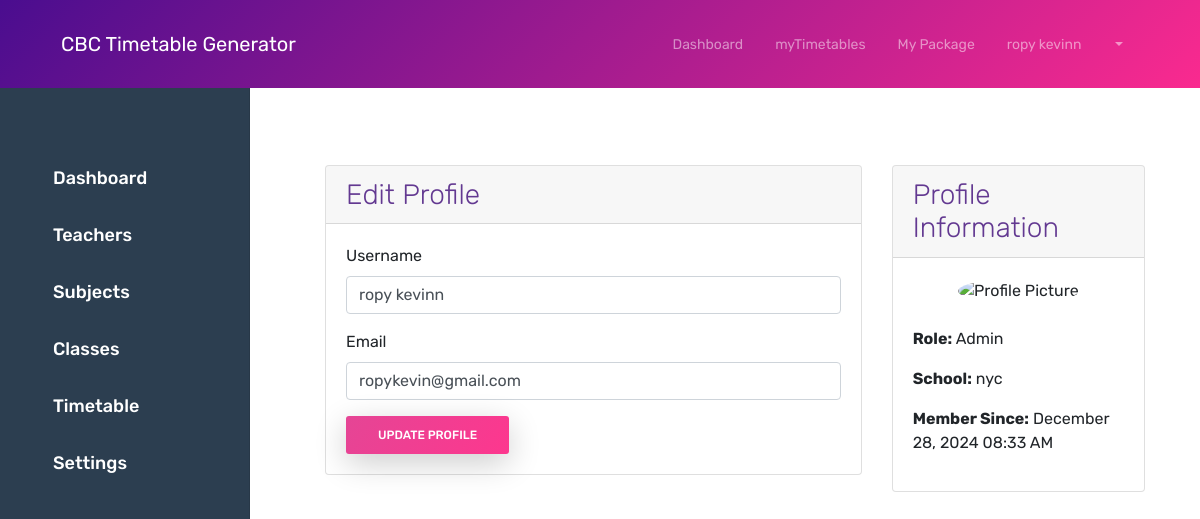
Screenshot of /admin/profile (signed in) with the database file from the repository.
### app/models/user.py (models this page shows, shortened)
class User(UserMixin, db.Model):
    id = db.Column(db.Integer, primary_key=True)
    username = db.Column(db.String(64), unique=True, nullable=False)
    email = db.Column(db.String(120), unique=True, nullable=False)
    password_hash = db.Column(db.String(128))
    role = db.Column(db.String(20), default='teacher')
    school_id = db.Column(db.Integer, db.ForeignKey('school.id'), nullable=False)
    is_active = db.Column(db.Boolean, default=True)
    created_at = db.Column(db.DateTime, default=db.func.current_timestamp())
    updated_at = db.Column(db.DateTime, default=db.func.current_timestamp(),
                          onupdate=db.func.current_timestamp())
    @property
    def is_admin(self):
        return self.role == 'admin'

### app/models/school.py (models this page shows, shortened)
class School(db.Model):
    id = db.Column(db.Integer, primary_key=True)
    name = db.Column(db.String(100), nullable=False)
    email = db.Column(db.String(120), unique=True, nullable=False)
    phone = db.Column(db.String(20))
    subscription_type = db.Column(db.String(20), default='basic')
    subscription_end_date = db.Column(db.DateTime)
    max_teachers = db.Column(db.Integer, default=10)
    created_at = db.Column(db.DateTime, default=datetime.utcnow)
    users = db.relationship('User', backref='school', lazy=True)
    classes = db.relationship('Class', backref='school', lazy=True)
    subjects = db.relationship('Subject', backref='school', lazy=True)

### app/admin/routes.py (the view, shortened to what this page needs)
@bp.route('/profile', methods=['GET', 'POST'])
@login_required
@admin_required
def profile():
    form = ProfileForm(obj=current_user)
    return render_template('admin/profile/edit.html', form=form)

### app/admin/forms.py
class ProfileForm(FlaskForm):
    username = StringField('Username', validators=[
        DataRequired(),
        Length(min=2, max=64)
    ])
    email = StringField('Email', validators=[
        DataRequired(),
        Email(),
        Length(max=120)
    ])
    submit = SubmitField('Update Profile')

### app/models/user.py (called while the page is built)
@login_manager.user_loader
def load_user(id):
    return User.query.get(int(id))

### app/utils/security.py (called while the page is built)
def admin_required(f):
    @wraps(f)
    def decorated_function(*args, **kwargs):
        if not current_user.is_authenticated or not current_user.is_admin:
            abort(403)
        return f(*args, **kwargs)
    return decorated_function

### app/templates/admin/profile/edit.html (shortened to what this page needs)
{% extends "admin/base.html" %}
{% block admin_content %}
<div class="container-fluid">
    <div class="sidebar" style="width: 250px; background-color: #2C3E50; color: white; height: 100vh; padding-top: 20px; position: fixed; top: 0; left: 0; z-index: 1000;">
        <ul class="nav flex-column" style="list-style-type: none; padding-left: 0;">
            <li class="nav-item">
                <a href="{{ url_for('admin.dashboard') }}" class="nav-link text-white" style="padding: 15px; font-size: 18px;">
                     Dashboard
                </a>
            </li>
            <li class="nav-item">
                <a href="{{ url_for('admin.manage_teachers') }}" class="nav-link text-white" style="padding: 15px; font-size: 18px;">
                     Teachers
                </a>
            </li>
            <li class="nav-item">
                <a href="{{ url_for('admin.manage_subjects') }}" class="nav-link text-white" style="padding: 15px; font-size: 18px;">
                     Subjects
                </a>
            </li>
            <li class="nav-item">
                <a href="{{ url_for('admin.manage_classes') }}" class="nav-link text-white" style="padding: 15px; font-size: 18px;">
                     Classes
                </a>
            </li>
            <li class="nav-item">
                <a href="{{ url_for('admin.manage_timetables') }}" class="nav-link text-white" style="padding: 15px; font-size: 18px;">
                     Timetable
                </a>
            </li>
            <li class="nav-item">
                <a href="{{ url_for('admin.settings') }}" class="nav-link text-white" style="padding: 15px; font-size: 18px;">
                     Settings
                </a>
            </li>
        </ul>
    </div>
    <div class="main-content" style="margin-left: 250px; padding: 20px;">
    <div class="row">
        <div class="col-md-8">
            <div class="card">
                <div class="card-header">
                    <h5 class="card-title mb-0">Edit Profile</h5>
                </div>
                <div class="card-body">
                    <form method="POST">
                        <div class="mb-3">
                            <label class="form-label">Username</label>
                            {{ form.username(class="form-control") }}
                        </div>
                        <div class="mb-3">
                            <label class="form-label">Email</label>
                            {{ form.email(class="form-control") }}
                        </div>
                        <button type="submit" class="btn btn-primary">Update Profile</button>
                    </form>
                </div>
            </div>
        </div>
        <div class="col-md-4">
            <div class="card">
                <div class="card-header">
                    <h5 class="card-title mb-0">Profile Information</h5>
                </div>
                <div class="card-body">
                    <div class="text-center mb-4">
                        <img src="{{ url_for('static', filename='img/default-avatar.png') }}"
                             alt="Profile Picture" class="rounded-circle img-fluid"
                             style="width: 120px; height: 120px; object-fit: cover;">
                    </div>
                    <div class="mb-3">
                        <strong>Role:</strong> {{ current_user.role|title }}
                    </div>
                    <div class="mb-3">
                        <strong>School:</strong> {{ current_user.school.name }}
                    </div>
                    <div class="mb-3">
                        <strong>Member Since:</strong> {{ current_user.created_at.strftime('%B %d, %Y %I:%M %p') }}
                    </div>
                </div>
            </div>
        </div>
    </div>
</div>
</div>
{% endblock %}

### app/templates/base.html (shortened to what this page needs)
<!DOCTYPE html>
<html lang="en">
<head>
    <link rel="stylesheet" href="{{ url_for('static', filename='css/bootstrap.min.css') }}">
    <link rel="stylesheet" href="{{ url_for('static', filename='css/themify-icons.css') }}">
    <link rel="stylesheet" href="{{ url_for('static', filename='css/owl.carousel.min.css') }}">
    <link href="{{ url_for('static', filename='css/style.css') }}" rel="stylesheet">
    <link href="{{ url_for('static', filename='dashboard.css') }}" rel="stylesheet">
    <link href="{{ url_for('static', filename='css2/style.css') }}" rel="stylesheet">
</head>
<body>
    <div class="nav-menu fixed-top">
        <div class="container">
            <div class="row">
                <div class="col-md-12">
                    <nav class="navbar navbar-dark navbar-expand-lg">
                        <a class="navbar-brand" href="{{ url_for('main.index') }}"> CBC Timetable Generator</a>
                        <div class="collapse navbar-collapse" id="navbar">
                            <ul class="navbar-nav ml-auto">
                                {% if current_user.is_authenticated %}
                                <li class="nav-item">
                                    <a class="nav-link" href="{{ url_for('admin.dashboard') }}">Dashboard</a>
                                </li>
                                {% endif %}
                            </ul>
                            <ul class="navbar-nav">
                                {% if current_user.is_authenticated %}
                                <li class="nav-item">
                                    <a class="nav-link" href="{{  url_for('admin.timetable')  }}">myTimetables</a>
                                </li>
                                <li class="nav-item">
                                    <a class="nav-link" href="{{ url_for('admin.dashboard') }}">My Package</a>
                                </li>
                                <li class="nav-item dropdown">
                                    <a class="nav-link dropdown-toggle" href="#" id="navbarDropdown" role="button"
                                        data-bs-toggle="dropdown">
                                        {{ current_user.username }}
                                    </a>
                                </li>
                                {% endif %}
                            </ul>
                        </div>
                    </nav>
                </div>
            </div>
        </div>
    </div>
    <div class="content" style="padding-top: 100px;">
        {% block content %}{% endblock %}
    </div>
</body>
</html>

### app/static/css/style.css (style rules this page uses)
body { font-family: 'Rubik', sans-serif; position: relative; }
a { color: #e38cb7; }
h5 { font-size: 28px; font-weight: 300; color: #633991; margin-bottom: 0.7rem; }
.btn { font-size: 12px; font-weight: 400; text-transform: uppercase; padding: 0.375rem 1.35rem; transition: all 0.3s ease; }
.btn-primary { border-radius: 3px; background-image: -moz-linear-gradient( 122deg, #e54595 0%, #fd378e 100%); background-image: -webkit-linear-gradient( 122deg, #e54595 0%, #fd378e 100%); background-image: -ms-linear-gradient( 122deg, #e54595 0%, #fd378e 100%); background-image: linear-gradient( 122deg, #e54595 0%, #fd378e 100%); box-shadow: 0px 9px 32px 0px rgba(0, 0, 0, 0.2); font-weight: 500; padding: 0.6rem 2rem; border: 0; }
.nav-menu { padding: 1rem 0; transition: all 0.3s ease; background-color: rgb(74, 13, 143); background: -moz-linear-gradient(135deg, rgb(74, 13, 143) 0%, rgb(250, 42, 143) 100%); background: -webkit-linear-gradient(135deg, rgb(74, 13, 143) 0%, rgb(250, 42, 143) 100%); background: linear-gradient(135deg, rgb(74, 13, 143) 0%, rgb(250, 42, 143) 100%); }
.navbar-nav .nav-link { position: relative; }
@media (min-width: 992px) { .navbar-expand-lg .navbar-nav .nav-link { padding-right: 1rem; padding-left: 1rem; font-size: 14px; } }
.sidebar { position: fixed; top: 20; left: 0; z-index: 1000; }
.nav { margin-top:130px }
.nav-link { display: flex; align-items: center; gap: 30px; }
.main-content { margin-left: 20px; padding: 20px; }

### app/static/dashboard.css (style rules this page uses)
.sidebar { position: fixed; top: 0; bottom: 0; left: 0; z-index: 100; padding: 48px 0 0; box-shadow: inset -1px 0 0 rgba(0, 0, 0, .1); }
.sidebar .nav-link { font-weight: 500; color: #333; padding: 0.5rem 1rem; }

### rows the page displays
User: username "ropy kevinn", email "ropykevin@gmail.com", role "Admin", created_at "December 28, 2024 08:33 AM"
School: school.name "nyc"
